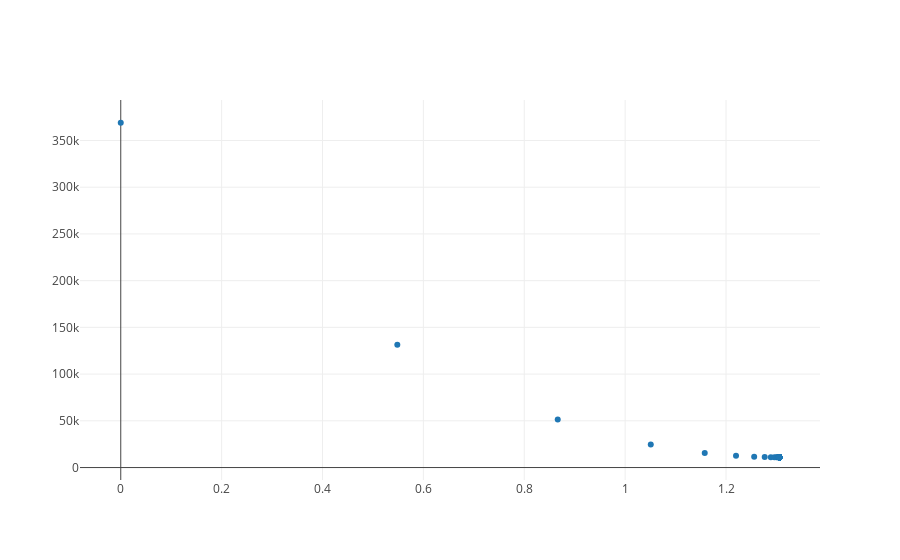

The notebook cell this image was saved under:
### Code cell
if descent_steps:
    m_values = list(map(lambda step: step['m'],descent_steps))
    rss_result_values = list(map(lambda step: step['rss'], descent_steps))
    text_values = list(map(lambda step: 'cost curve slope: ' + str(step['slope']), descent_steps))
    gradient_trace = trace_values(m_values, rss_result_values, text=text_values)
    plot([gradient_trace])
